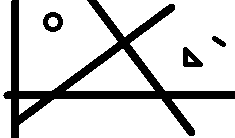
#> input picture c_04b_hough_transform/edge_bold.bmp, 235 x 138 px
$ jupyter execute hough_transform.ipynb
#> lines starting #> are read from the running program, lines starting #| are printed output that depends on the picture; after the words box and inside, x2 and y2 are one past the last pixel; in counts of white or black regions, pixels touching at a corner belong together; long printed decimals are rounded
# Hough transform
[](https://colab.research.google.com/github/YoniChechik/AI_is_Math/blob/master/c_04b_hough_transform/hough_transform.ipynb)

[cell 1]
# to run in google colab
import sys

if "google.colab" in sys.modules:

    def download_from_web(url):
        import requests

        response = requests.get(url)
        if response.status_code == 200:
            with open(url.split("/")[-1], "wb") as file:
                file.write(response.content)
        else:
            raise Exception(f"Failed to download the image. Status code: {response.status_code}")

    download_from_web("https://github.com/YoniChechik/AI_is_Math/raw/master/c_04b_hough_transform/edge_bold.bmp")
    download_from_web("https://github.com/YoniChechik/AI_is_Math/raw/master/c_04b_hough_transform/building.jpg")

[cell 2]
import cv2
import numpy as np
from matplotlib import pyplot as plt

figsize = (10, 10)

## Import an image

[cell 3]
im3 = cv2.imread("edge_bold.bmp")
#> im3 is the input picture: shape (138, 235, 3); 81.2% white; 4 black regions, box (x1, y1, x2, y2) and area: (3, 0, 235, 138) 5531, (183, 47, 203, 67) 240, (43, 12, 63, 32) 236, (212, 36, 226, 47) 78
im = cv2.cvtColor(im3, cv2.COLOR_BGR2GRAY)

plt.figure(figsize=figsize)
plt.imshow(im, cmap="gray", vmin=0, vmax=255)
plt.show()

## Find edges of an image using Canny
For more details about Canny edge detection, look at lecture 3

[cell 4]
mag_im = cv2.Canny(im, 50, 400)
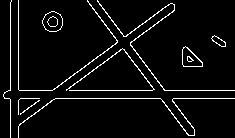
#> mag_im: shape (138, 235); 5% white in thin lines or dots

plt.figure(figsize=figsize)
plt.imshow(mag_im)
plt.show()

## Initialize accumulation matrix

[cell 5]
# choose R size
r_step = 1
rmax = np.sqrt(im.shape[0] ** 2 + im.shape[1] ** 2)
#> rmax = 272.5
r_vec = np.arange(-rmax, rmax, r_step)
#> r_vec = 546 values from -272.5 to 272.5

# choose theta size
t_step = np.pi / 180
t_vec = np.arange(0, np.pi, t_step)

# accumulation matrix
acc_mat = np.zeros((r_vec.shape[0], t_vec.shape[0]))

## Fill accumulation matrix

[cell 6]
# get indices of edges
edge_inds = np.argwhere(mag_im > 0)
#> edge_inds = 1630 pairs, first value 0 to 137, second value 3 to 234

# run on all theta and edge indices and find corresponding R
for t_ind, t0 in enumerate(t_vec):
    for yx in edge_inds:
        x = yx[1]
        y = yx[0]

        r0 = x * np.cos(t0) + y * np.sin(t0)
        r_ind = np.argmin(np.abs(r0 - r_vec))

        acc_mat[r_ind, t_ind] += 1
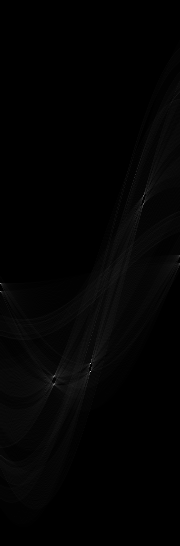
#> acc_mat: shape (546, 180) float64; min 0, max 194, mean 3

[cell 7]
plt.figure(figsize=figsize)
plt.imshow(acc_mat, extent=[0, 180, rmax, -rmax], aspect="auto")
plt.xlabel("theta")
plt.ylabel("r")
plt.title("accumulation matrix")
plt.show()

## Threshold accumulation matrix

[cell 8]
TH = 100
acc_mat_th = acc_mat > TH

plt.figure(figsize=figsize)
plt.imshow(acc_mat_th, extent=[0, 180, rmax, -rmax], aspect="auto")
plt.xlabel("theta")
plt.ylabel("r")
plt.title("accumulation matrix TH")
plt.show()
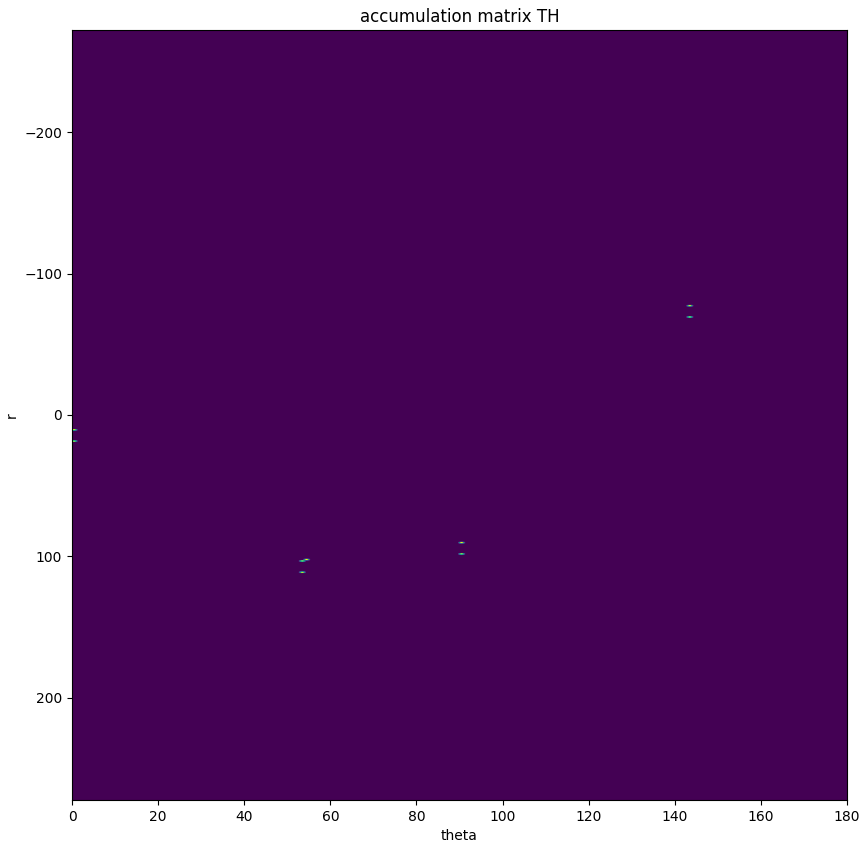
#> figure drawn by matplotlib, 1 panel

## Plot lines found by hough

[cell 9]
# get indices of acc_mat_th
edge_inds = np.argwhere(acc_mat_th > 0)

res = im3.copy()
for r_ind, t_ind in edge_inds:
    rho = r_vec[r_ind]
    theta = t_vec[t_ind]

    print("(rho,theta): " + str((rho, theta / np.pi * 180)))

    a = np.cos(theta)
    b = np.sin(theta)
    x0 = a * rho
    y0 = b * rho
    x1 = int(x0 + 1000 * (-b))
    y1 = int(y0 + 1000 * (a))
    x2 = int(x0 - 1000 * (-b))
    y2 = int(y0 - 1000 * (a))

    res = cv2.line(res, (x1, y1), (x2, y2), (0, 0, 255), thickness=1)
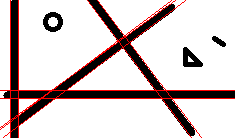
#> res: shape (138, 235, 3); mean B, G, R 201.6, 201.6, 213.3

plt.figure(figsize=figsize)
plt.imshow(res)
plt.show()

## Try cv2.HoughLines
This implementation is faster since it was done in C

[cell 10]
lines = cv2.HoughLines(mag_im, r_step, t_step, TH)
#> lines = [[98, 1.57], [90, 1.57], [-69, 2.5], [-77, 2.5], [10, 0], [103, 0.942], [111, 0.942], [18, 0], [112, 0.925], [104, 0.925]]
res = im3.copy()

for r_t in lines:
    rho = r_t[0, 0]
    theta = r_t[0, 1]

    print("(rho,theta): " + str((rho, theta / np.pi * 180)))

    a = np.cos(theta)
    b = np.sin(theta)
    x0 = a * rho
    y0 = b * rho
    x1 = int(x0 + 1000 * (-b))
    y1 = int(y0 + 1000 * (a))
    x2 = int(x0 - 1000 * (-b))
    y2 = int(y0 - 1000 * (a))

    res = cv2.line(res, (x1, y1), (x2, y2), (0, 0, 255), thickness=1)
#> this loop made 10 passes
#> (rho, theta, a, b, x0, y0, x1, y1) on passes 1 to 10: (98, 1.57, -4.37e-08, 1, -4.28e-06, 98, -1000, 97), (90, 1.57, -4.37e-08, 1, -3.93e-06, 90, -1000, 89), (-69, 2.5, -0.799, 0.602, 55.11, -41.53, -546, -840), (-77, 2.5, -0.799, 0.602, 61.49, -46.34, -540, -844), (10, 0, 1, 0, 10, 0, 10, 1000), (103, 0.942, 0.588, 0.809, 60.54, 83.33, -748, 671), (111, 0.942, 0.588, 0.809, 65.24, 89.8, -743, 677), (18, 0, 1, 0, 18, 0, 18, 1000), (112, 0.925, 0.602, 0.799, 67.4, 89.45, -731, 691), (104, 0.925, 0.602, 0.799, 62.59, 83.06, -736, 684)
#| (rho,theta): (98.0, 90.000)
#| (rho,theta): (90.0, 90.000)
#| (rho,theta): (-69.0, 143.000)
#| (rho,theta): (-77.0, 143.000)
#| (rho,theta): (10.0, 0.0)
#| (rho,theta): (103.0, 54.000)
#| (rho,theta): (111.0, 54.000)
#| (rho,theta): (18.0, 0.0)
#> (further printed lines are left out)
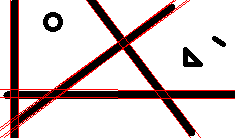
#> res: shape (138, 235, 3); mean B, G, R 201.2, 201.2, 214.1

plt.figure(figsize=figsize)
plt.imshow(res)
plt.show()

## Complete new example of a more complex image
We can see on the bottom horizontal lines that the "noise" of the tree top edges is interfeering with the line detection.

[cell 11]
im3 = cv2.imread("building.jpg")
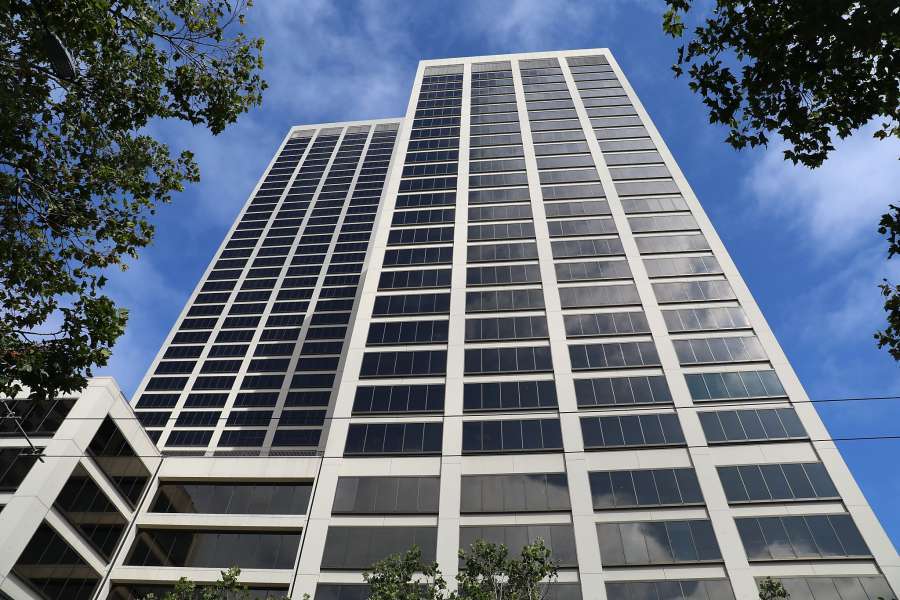
#> input picture c_04b_hough_transform/building.jpg, 900 x 600 px
#> im3 is the input picture: shape (600, 900, 3); mean B, G, R 121.9, 108, 98.5
im3 = cv2.cvtColor(im3, cv2.COLOR_BGR2RGB)
im = cv2.cvtColor(im3, cv2.COLOR_BGR2GRAY)
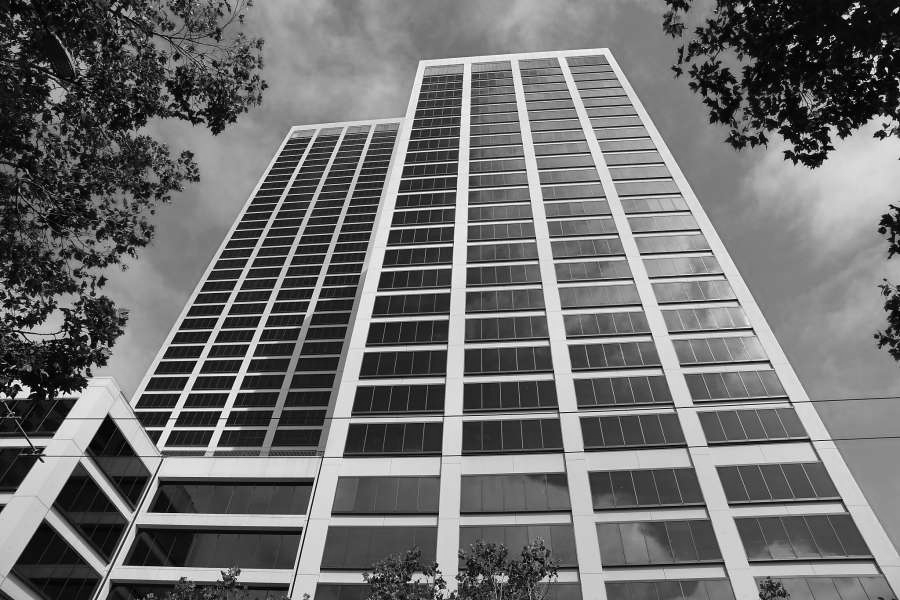
#> im: shape (600, 900); min 0, max 255, mean 111

plt.figure(figsize=figsize)
plt.imshow(im, cmap="gray", vmin=0, vmax=255)
plt.show()

mag_im = cv2.Canny(im, 50, 400)
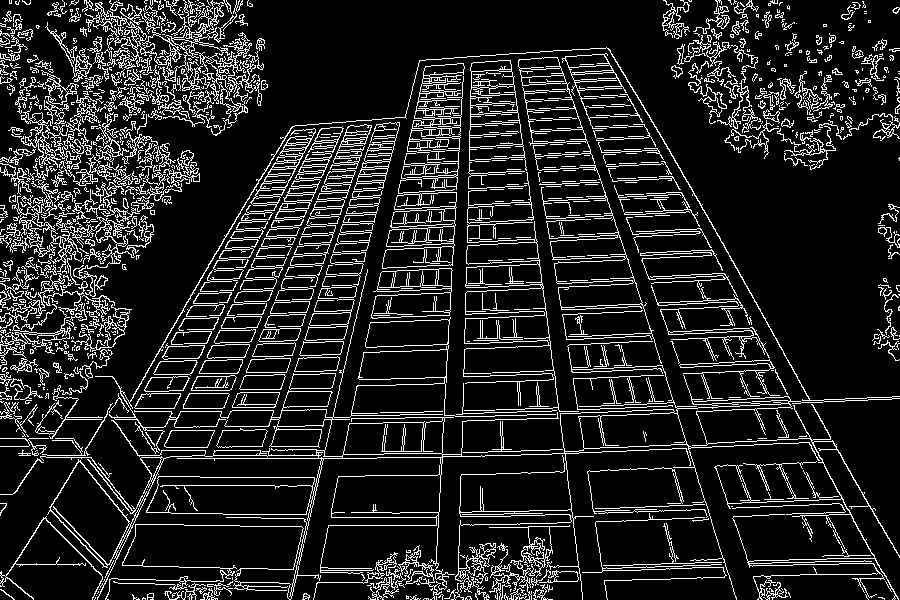
#> mag_im: shape (600, 900); 13.5% white in thin lines or dots

plt.figure(figsize=figsize)
plt.imshow(mag_im)
plt.show()

TH = 247
lines = cv2.HoughLines(mag_im, r_step, t_step, TH)
#> lines = 54 rows, first 8: [269, 1.52], [465, 0.0524], [398, 1.54], [239, 1.5], [229, 1.52], [-514, 2.64], [316, 1.52], [208, 1.5]
res = im3.copy()

for r_t in lines:
    rho = r_t[0, 0]
    theta = r_t[0, 1]

    a = np.cos(theta)
    b = np.sin(theta)
    x0 = a * rho
    y0 = b * rho
    x1 = int(x0 + 1000 * (-b))
    y1 = int(y0 + 1000 * (a))
    x2 = int(x0 - 1000 * (-b))
    y2 = int(y0 - 1000 * (a))

    res = cv2.line(res, (x1, y1), (x2, y2), (0, 0, 255), thickness=3)
#> this loop made 54 passes
#> (rho, theta, a, b, x0, y0, x1, y1) on passes 1 to 12: (269, 1.52, 0.0523, 0.999, 14.08, 268.6, -984, 320), (465, 0.0524, 0.999, 0.0523, 464.4, 24.34, 412, 1022), (398, 1.54, 0.0349, 0.999, 13.89, 397.8, -985, 432), (239, 1.5, 0.0698, 0.998, 16.67, 238.4, -980, 308), (229, 1.52, 0.0523, 0.999, 11.98, 228.7, -986, 281), (-514, 2.64, -0.875, 0.485, 449.6, -249.2, -35, -1123), (316, 1.52, 0.0523, 0.999, 16.54, 315.6, -982, 367), (208, 1.5, 0.0698, 0.998, 14.51, 207.5, -983, 277), (194, 1.5, 0.0698, 0.998, 13.53, 193.5, -984, 263), (291, 1.52, 0.0523, 0.999, 15.23, 290.6, -983, 342), (169, 1.52, 0.0523, 0.999, 8.84, 168.8, -989, 221), (576, 1.55, 0.0175, 1, 10.05, 575.9, -989, 593)
#> r_t on passes 52 to 54: [[586, 1.54]], [[528, 1.54]], [[455, 1.57]]
#> pass 1, `res = cv2.line(res, (x1, y1), (x2, y2), (0, 0, 255), thickness=3)`:
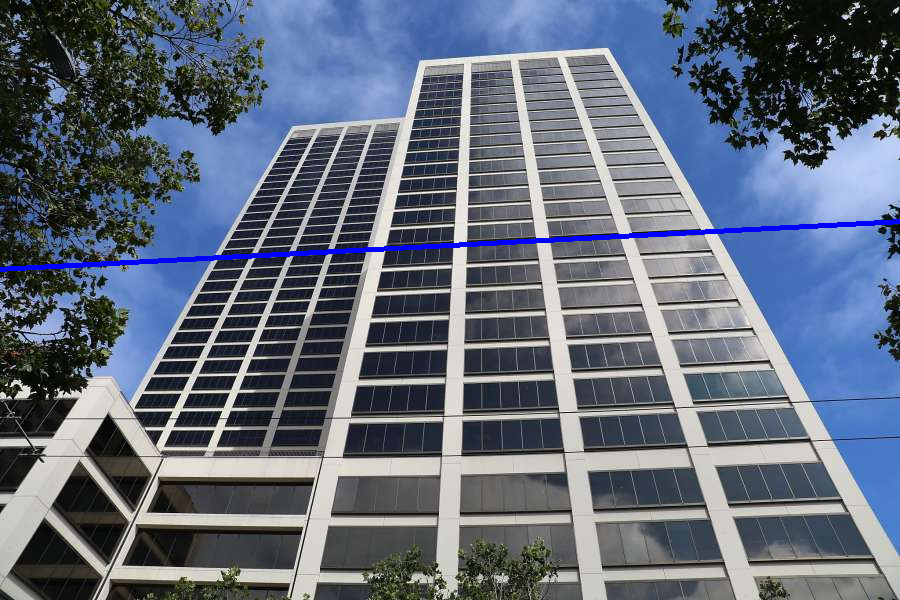
#> res: shape (600, 900, 3); mean R, G, B 97.5, 106.9, 122.8
#> after the loop:
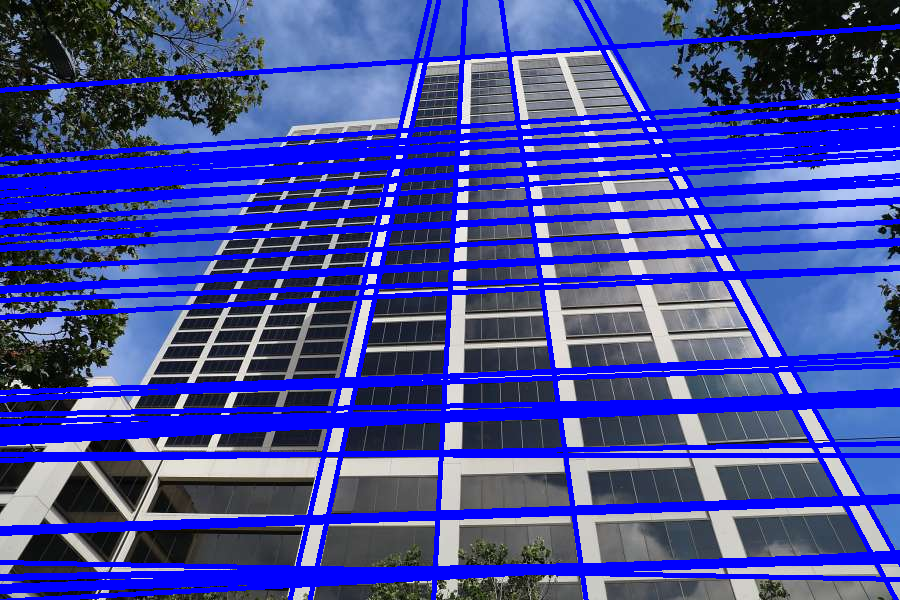
#> res: shape (600, 900, 3); mean R, G, B 65.8, 72.9, 158.5

plt.figure(figsize=(20, 20))
plt.imshow(res)
plt.show()
